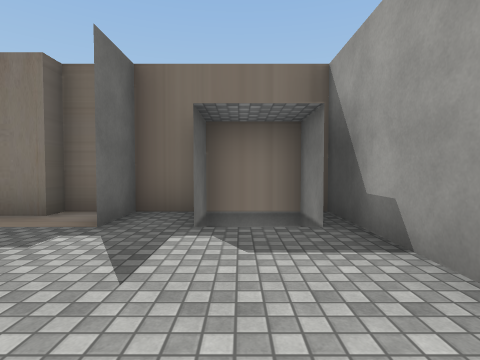
view 1 (above)

21 first-person views from a walk through a 3-D level made in the Unity game engine. The camera is 1.3 m above the floor, tilts 2° down and sees 80° across. The floor is counted in squares, 2 m on a side. Each view is taken from the middle of a square. On the plan, view 1 faces up. The plan holds only what a view shows up to about 9 squares ahead; the rest is blank. The place goes on beyond the plan. Some surface patterns are stand-ins.

view 2
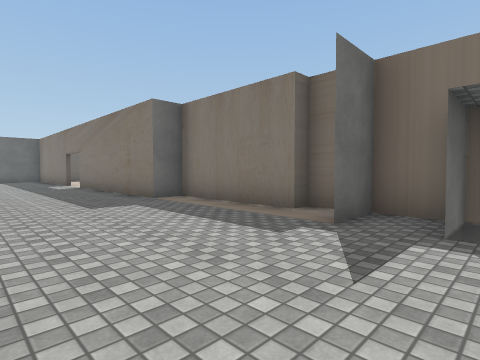

view 3
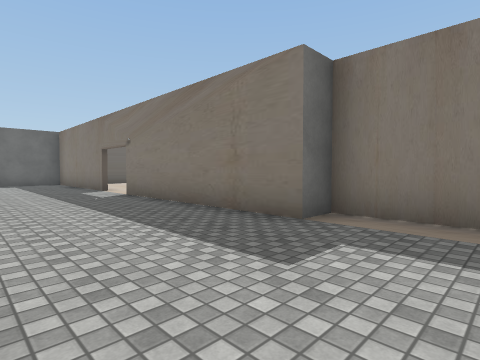

view 4
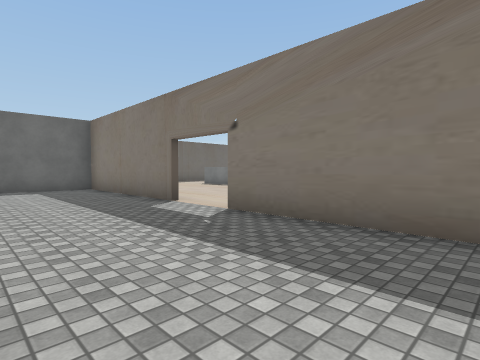

view 5
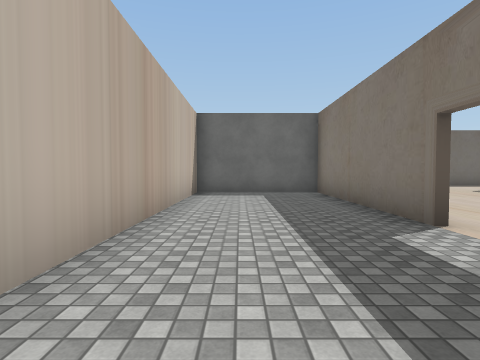

view 6
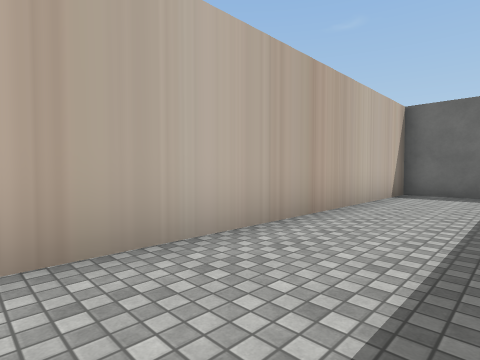

view 7
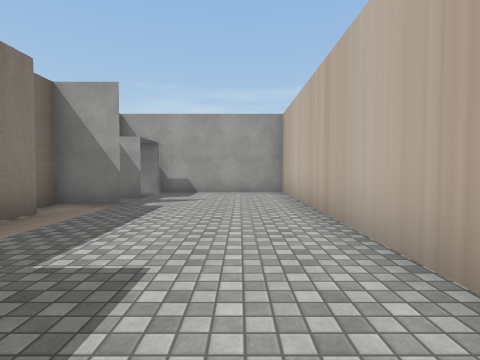

view 8
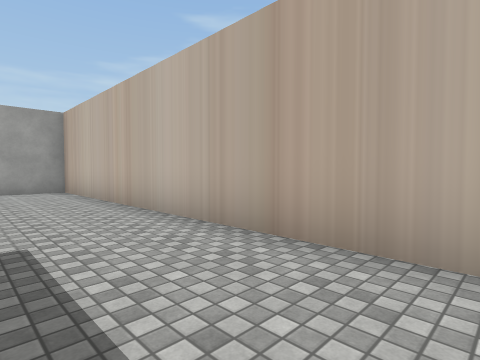

view 9
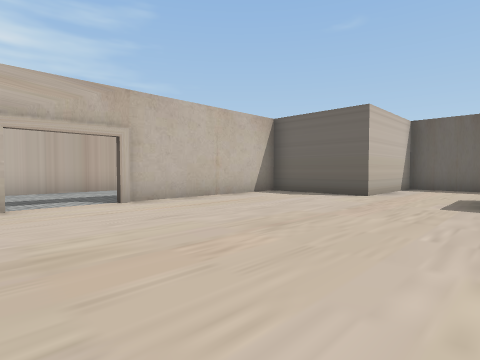

view 10
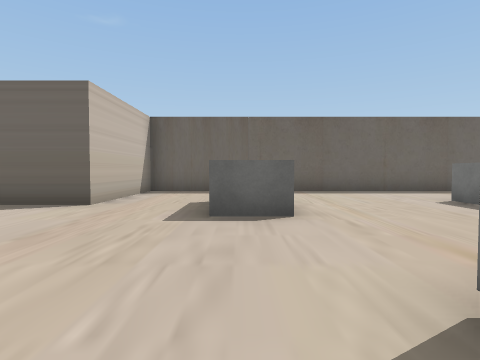

view 11
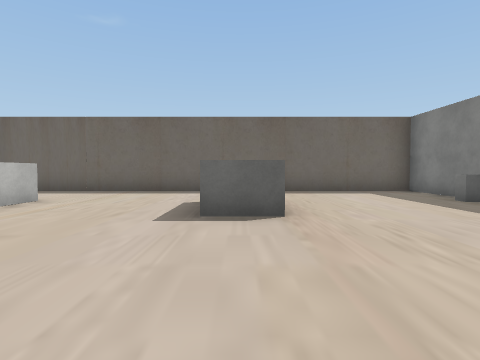

view 12
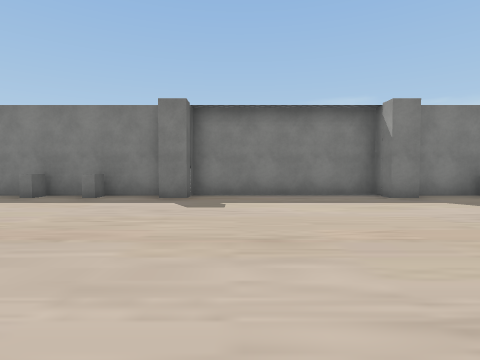

view 13
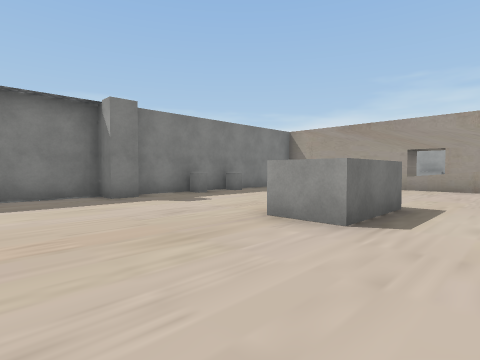

view 14
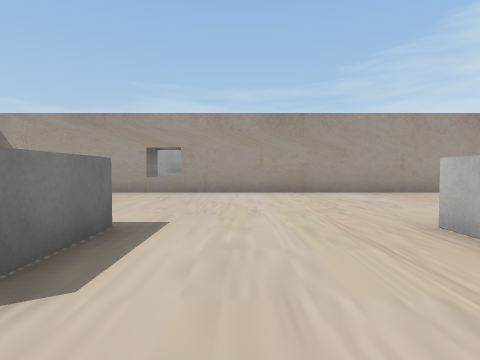

view 15
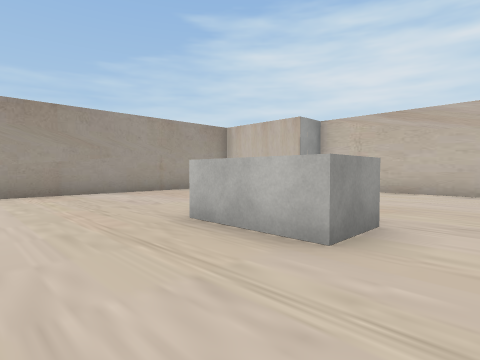

view 16
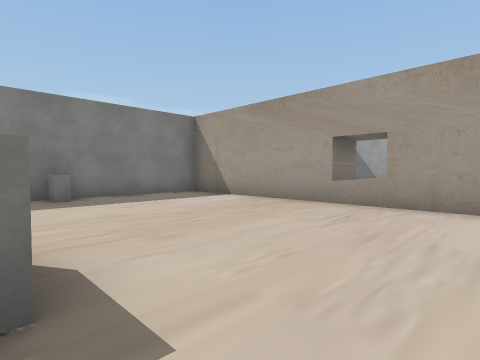

view 17
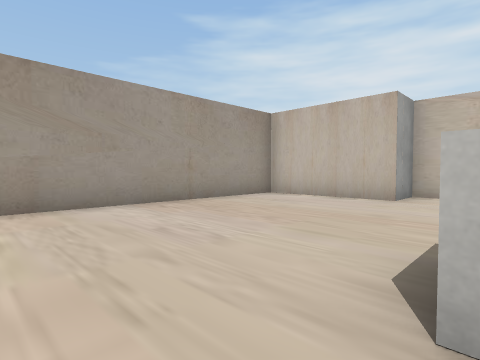

view 18
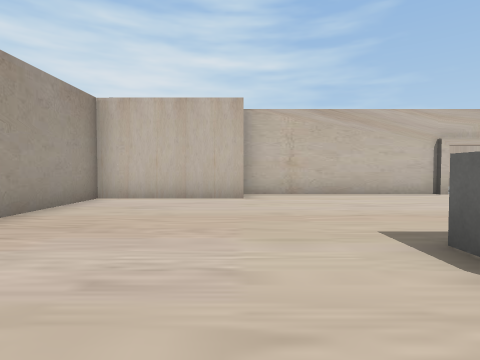

view 19
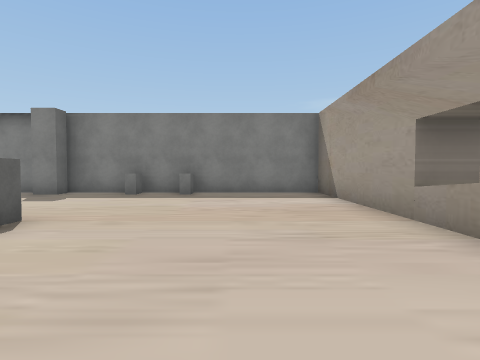

view 20
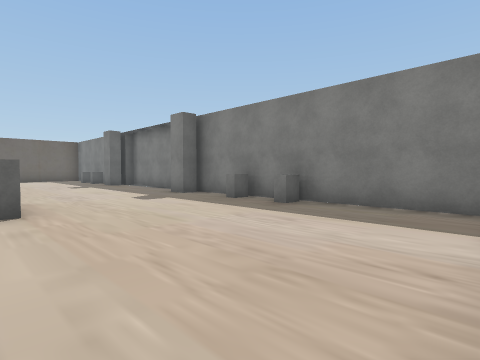

view 21
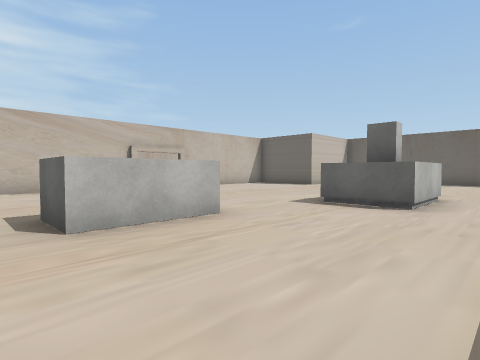

### Floor plan
Ten units are one square. View 1 is at (0, 0); x grows to the right and y downward. Boxes are objects, and circles mark ways between rooms. Rooms are numbered by the first view taken in them; rooms with no view inside come last. Other rooms are left out.
<svg viewBox="-223 -201 242 208">
<path fill="none" stroke="#000" d="M-79 2 14 2 14 -45 -27 -45 -27 -40 -61 -40 -61 -33 -116 -33M-133 -33 -183 -33M-16 -31 -16 -45 -16 -32M-5 -45 -5 -39M10 -32 10 -45M-183 -30 -183 2 -101 2M-133 -112 -133 -106M-144 -117 -122 -117 -122 -100M-98 -85 -98 -97 -78 -97 -78 -85M-78 -134 -98 -134 -98 -146M-170 -99 -170 -85M-170 -146 -170 -134M-183 -134 -190 -134M-190 -97 -180 -97M-99 -191 -99 -186 -105 -186 -105 -191M-80 -185 -80 -191M-104 -196 -152 -196M-152 -191 -152 -186 -159 -186M-152 -193 -218 -193 -218 -62 -183 -62 -183 -30M-78 -191 -78 -185M-66 -185 -66 -190M-114 -33 -61 -33 -61 -45 -27 -45 -27 -193 -101 -193M-173 -191 -173 -186 -178 -186M-63 -191 -63 -185M-188 -191 -188 -185M-180 -32 -135 -32M-16 -147 -28 -147"/>
<circle cx="-125" cy="-30" r="3" fill="#2a7"/>
<text x="-80" y="-10">1</text>
<text x="-120" y="-120">2</text>
</svg>
Room 1 opens to room 2.

Where each view was taken, in squares from view 1:
view 1: 0 up, 0 right, facing up
view 2: 0 up, 0 right, facing up-left
view 3: 0 up, 4 left, facing up-left
view 4: 0 up, 8 left, facing up-left
view 5: 1 up, 10 left, facing left
view 6: 2 up, 10 left, facing down-left
view 7: 1 up, 7 left, facing right
view 8: 2 up, 8 left, facing down-right
view 9: 9 up, 11 left, facing down-left
view 10: 9 up, 13 left, facing left
view 11: 14 up, 13 left, facing left
view 12: 12 up, 14 left, facing up
view 13: 12 up, 13 left, facing up-right
view 14: 12 up, 11 left, facing right
view 15: 12 up, 11 left, facing down-right
view 16: 12 up, 8 left, facing up-right
view 17: 11 up, 8 left, facing down-right
view 18: 11 up, 6 left, facing down
view 19: 11 up, 5 left, facing up
view 20: 14 up, 3 left, facing up-left
view 21: 13 up, 7 left, facing down-left
